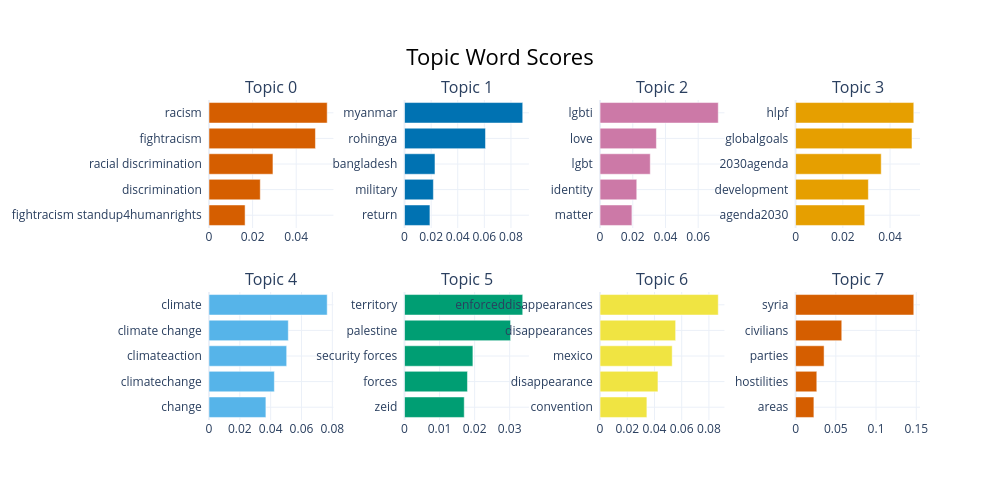

Here is the notebook cell this chart was saved with:
### Markdown cell above
## Visualise Representation :  Term Frequencies

### Code cell
topic_model.visualize_barchart()

### Figure 1 — Plotly figure (JSON) as saved in the notebook; plotly's stock layout.template omitted (floating-point values rounded to 4 significant figures)
{"data": [{"marker": {"color": "#D55E00"}, "orientation": "h", "type": "bar", "x": [0.01655, 0.02351, 0.02933, 0.04882, 0.05421], "xaxis": "x", "y": ["fightracism standup4humanrights  ", "discrimination  ", "racial discrimination  ", "fightracism  ", "racism  "], "yaxis": "y"}, {"marker": {"color": "#0072B2"}, "orientation": "h", "type": "bar", "x": [0.01909, 0.02169, 0.02289, 0.06086, 0.08885], "xaxis": "x2", "y": ["return  ", "military  ", "bangladesh  ", "rohingya  ", "myanmar  "], "yaxis": "y2"}, {"marker": {"color": "#CC79A7"}, "orientation": "h", "type": "bar", "x": [0.01949, 0.02244, 0.0307, 0.03445, 0.07227], "xaxis": "x3", "y": ["matter  ", "identity  ", "lgbt  ", "love  ", "lgbti  "], "yaxis": "y3"}, {"marker": {"color": "#E69F00"}, "orientation": "h", "type": "bar", "x": [0.02928, 0.03082, 0.03626, 0.04928, 0.05004], "xaxis": "x4", "y": ["agenda2030  ", "development  ", "2030agenda  ", "globalgoals  ", "hlpf  "], "yaxis": "y4"}, {"marker": {"color": "#56B4E9"}, "orientation": "h", "type": "bar", "x": [0.03691, 0.04239, 0.05039, 0.05144, 0.07667], "xaxis": "x5", "y": ["change  ", "climatechange  ", "climateaction  ", "climate change  ", "climate  "], "yaxis": "y5"}, {"marker": {"color": "#009E73"}, "orientation": "h", "type": "bar", "x": [0.01704, 0.01796, 0.01951, 0.03026, 0.03373], "xaxis": "x6", "y": ["zeid  ", "forces  ", "security forces  ", "palestine  ", "territory  "], "yaxis": "y6"}, {"marker": {"color": "#F0E442"}, "orientation": "h", "type": "bar", "x": [0.03441, 0.04255, 0.05301, 0.05555, 0.08687], "xaxis": "x7", "y": ["convention  ", "disappearance  ", "mexico  ", "disappearances  ", "enforceddisappearances  "], "yaxis": "y7"}, {"marker": {"color": "#D55E00"}, "orientation": "h", "type": "bar", "x": [0.02274, 0.02637, 0.03543, 0.05739, 0.1469], "xaxis": "x8", "y": ["areas  ", "hostilities  ", "parties  ", "civilians  ", "syria  "], "yaxis": "y8"}], "layout": {"annotations": [{"font": {"size": 16}, "showarrow": false, "text": "Topic 0", "x": 0.0875, "xanchor": "center", "xref": "paper", "y": 1, "yanchor": "bottom", "yref": "paper"}, {"font": {"size": 16}, "showarrow": false, "text": "Topic 1", "x": 0.3625, "xanchor": "center", "xref": "paper", "y": 1, "yanchor": "bottom", "yref": "paper"}, {"font": {"size": 16}, "showarrow": false, "text": "Topic 2", "x": 0.6375, "xanchor": "center", "xref": "paper", "y": 1, "yanchor": "bottom", "yref": "paper"}, {"font": {"size": 16}, "showarrow": false, "text": "Topic 3", "x": 0.9125, "xanchor": "center", "xref": "paper", "y": 1, "yanchor": "bottom", "yref": "paper"}, {"font": {"size": 16}, "showarrow": false, "text": "Topic 4", "x": 0.0875, "xanchor": "center", "xref": "paper", "y": 0.4, "yanchor": "bottom", "yref": "paper"}, {"font": {"size": 16}, "showarrow": false, "text": "Topic 5", "x": 0.3625, "xanchor": "center", "xref": "paper", "y": 0.4, "yanchor": "bottom", "yref": "paper"}, {"font": {"size": 16}, "showarrow": false, "text": "Topic 6", "x": 0.6375, "xanchor": "center", "xref": "paper", "y": 0.4, "yanchor": "bottom", "yref": "paper"}, {"font": {"size": 16}, "showarrow": false, "text": "Topic 7", "x": 0.9125, "xanchor": "center", "xref": "paper", "y": 0.4, "yanchor": "bottom", "yref": "paper"}], "height": 500, "hoverlabel": {"bgcolor": "white", "font": {"family": "Rockwell", "size": 16}}, "showlegend": false, "title": {"font": {"color": "Black", "size": 22}, "text": "Topic Word Scores", "x": 0.5, "xanchor": "center", "yanchor": "top"}, "width": 1000, "xaxis": {"anchor": "y", "domain": [0, 0.175], "showgrid": true}, "xaxis2": {"anchor": "y2", "domain": [0.275, 0.45], "showgrid": true}, "xaxis3": {"anchor": "y3", "domain": [0.55, 0.725], "showgrid": true}, "xaxis4": {"anchor": "y4", "domain": [0.825, 1], "showgrid": true}, "xaxis5": {"anchor": "y5", "domain": [0, 0.175], "showgrid": true}, "xaxis6": {"anchor": "y6", "domain": [0.275, 0.45], "showgrid": true}, "xaxis7": {"anchor": "y7", "domain": [0.55, 0.725], "showgrid": true}, "xaxis8": {"anchor": "y8", "domain": [0.825, 1], "showgrid": true}, "yaxis": {"anchor": "x", "domain": [0.6, 1], "showgrid": true}, "yaxis2": {"anchor": "x2", "domain": [0.6, 1], "showgrid": true}, "yaxis3": {"anchor": "x3", "domain": [0.6, 1], "showgrid": true}, "yaxis4": {"anchor": "x4", "domain": [0.6, 1], "showgrid": true}, "yaxis5": {"anchor": "x5", "domain": [0, 0.4], "showgrid": true}, "yaxis6": {"anchor": "x6", "domain": [0, 0.4], "showgrid": true}, "yaxis7": {"anchor": "x7", "domain": [0, 0.4], "showgrid": true}, "yaxis8": {"anchor": "x8", "domain": [0, 0.4], "showgrid": true}}}
